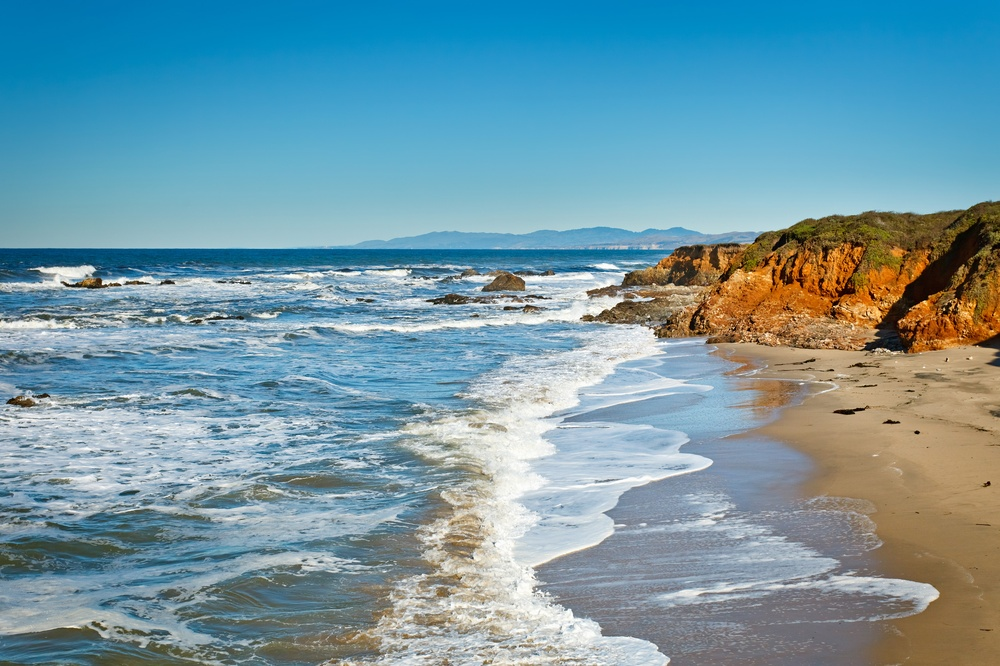
#> input picture data/Cliff_beach_BOEM_gov.jpg, 1000 x 666 px, shrunk from 2746 x 1830 before the run
$ jupyter execute image_compression_svd.ipynb
#> lines starting #> are read from the running program, lines starting #| are printed output that depends on the picture
# How few numbers does it take to keep a photo?

Compressing a photograph with the singular value decomposition (SVD): how much of the image survives when only the strongest components are kept?

**Authors:** Ido Shalom, Daniel Rodan

## The photo as a matrix, and how far it can be compressed

### Section A

[cell 1]
from PIL import Image

# Open the image file
image_path = 'data/Cliff_beach_BOEM_gov.jpg'
image = Image.open(image_path)
#> image is the input picture: PIL image 1000x666 RGB; mean R, G, B 115.2, 152.2, 164.4


# Get the dimensions of the image
width, height = image.size
#> width = 1000; height = 666

# Display the dimensions
print(f'Dimensions of the image: Width = {width} pixels, Height = {height} pixels')
#| Dimensions of the image: Width = 1000 pixels, Height = 666 pixels

**What are the dimensions of the image, and what does each dimension in the data matrix represent?**

- The "Height" dimension corresponds to the number of rows in the image (1,830), with each row representing a horizontal line of pixels from top to bottom.

- The "Width" dimension corresponds to the number of columns in the image (2,746), with each column representing a vertical line of pixels from left to right.

- A third dimension (3) represents the color channels of the image, typically corresponding to Red, Green, and Blue (RGB).

### Section B

[cell 2]
import numpy as np
import matplotlib.pyplot as plt
from sklearn.preprocessing import StandardScaler

# Convert the image to grayscale
gray_image = image.convert('L')
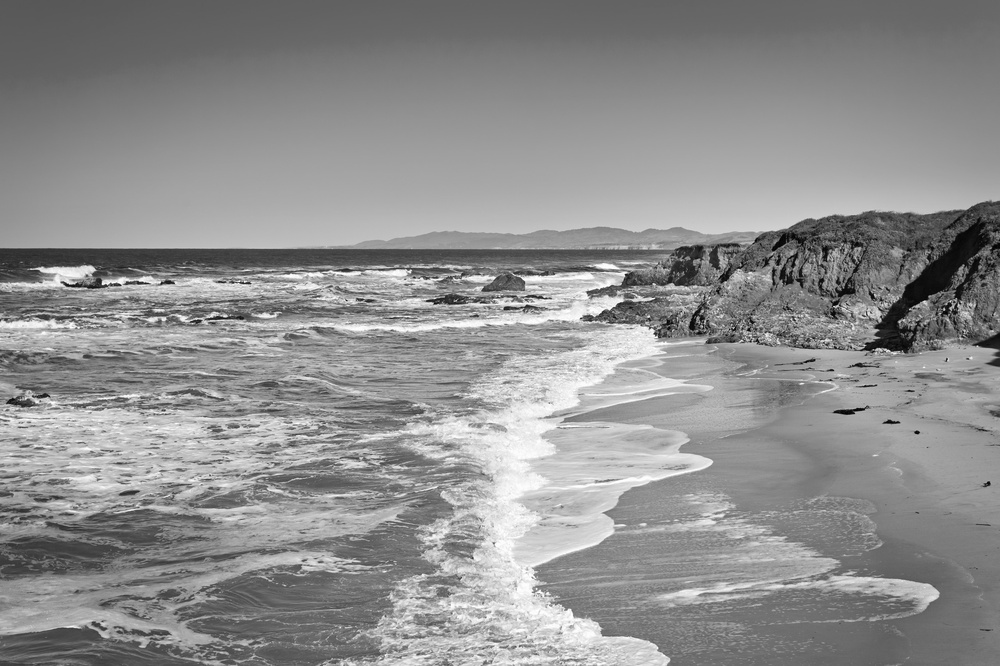
#> gray_image: PIL image 1000x666 L; min 1, max 255, mean 142.5

# Convert grayscale image to numpy array
gray_array = np.array(gray_image)

# Standardize the data
scaler = StandardScaler()
normalized_gray_array = scaler.fit_transform(gray_array)
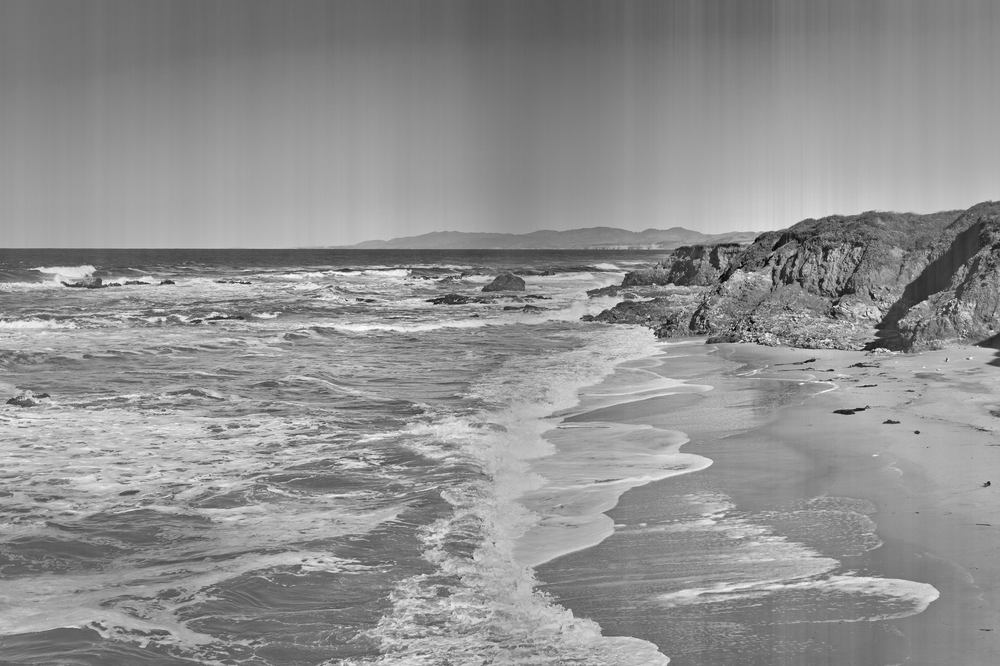
#> normalized_gray_array: shape (666, 1000) float64; min -4.47, max 3.41, mean -4.46e-17; drawn with min black and max white

# Convert normalized array back to image
normalized_gray_image = Image.fromarray(((normalized_gray_array - normalized_gray_array.min()) / (normalized_gray_array.max() - normalized_gray_array.min()) * 255).astype(np.uint8))

# Display the original grayscale image and the normalized grayscale image
fig, axes = plt.subplots(1, 2, figsize=(12, 6))

# Original grayscale image
axes[0].imshow(gray_image, cmap='gray')
axes[0].set_title('Original Grayscale Image')
axes[0].axis('off')

# Normalized grayscale image
axes[1].imshow(normalized_gray_image, cmap='gray')
axes[1].set_title('Normalized Grayscale Image')
axes[1].axis('off')

plt.show()
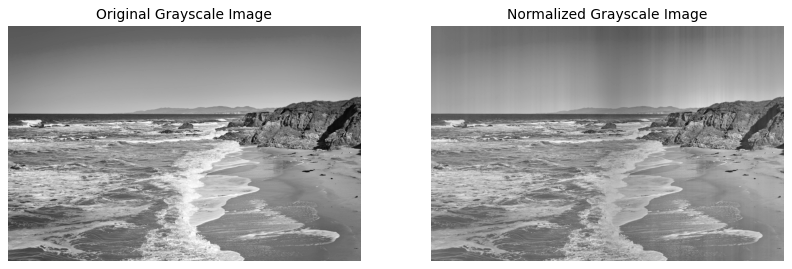
#> figure drawn by matplotlib, 2 panels

**Does the normalization change the quality of the image?**

It seems like the images does have some difference between them, the normalization did harm a bit to the quality of the image.

### Section C

[cell 3]
# Perform SVD on the normalized image
U, S, Vt = np.linalg.svd(normalized_gray_array, full_matrices=False)
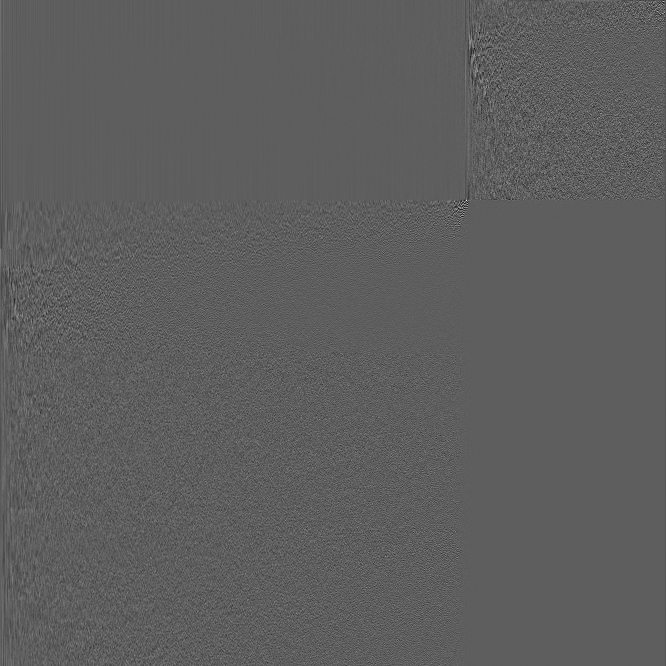
#> U: shape (666, 666) float64; min -0.433, max 0.737, mean -5.82e-05; drawn with min black and max white
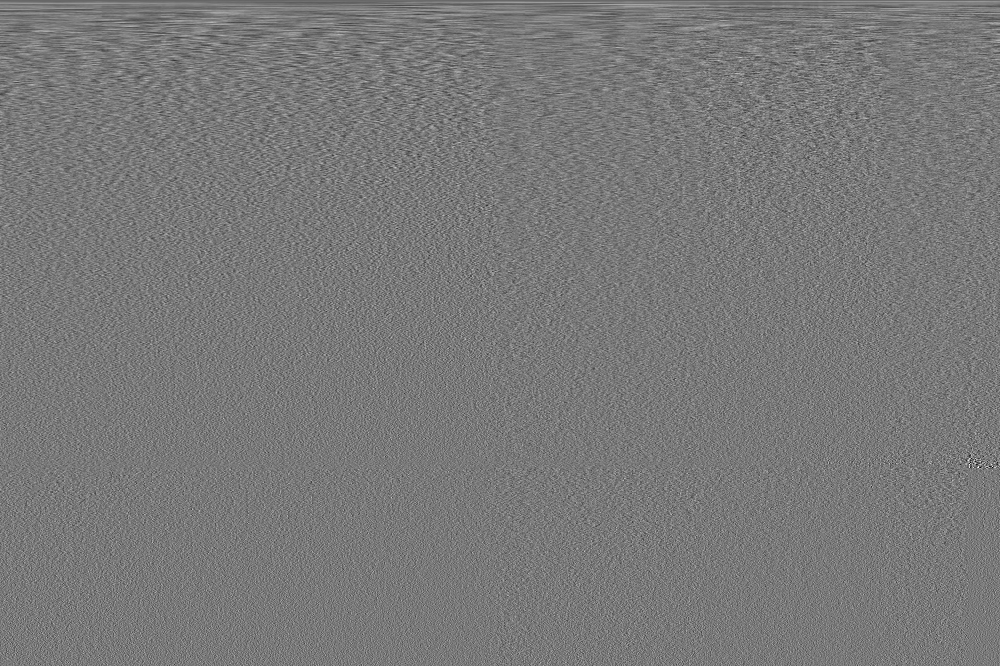
#> Vt: shape (666, 1000) float64; min -0.237, max 0.261, mean -4.59e-05; drawn with min black and max white
#> S = 666 values, max 458 at index 0, min 9.71e-14 at index 665, mean 12.62

# Number of singular values
num_singular_values = len(S)
#> num_singular_values = 666
print(f'Number of singular values: {num_singular_values}')
#| Number of singular values: 666

**Why do we get 1,830 singular values?**

As we learned in class, for any matrix A(m×n) we can perform an SVD that will give us:

A = U*Σ*Vᵀ

When:

- U(m×m)
- Σ(m×n)
- Vᵀ(n×n)

As we know, Σ(m×n) take the min between n,m to define the number of singular values and therefore is equal to m = 1,830.

[cell 4]
# Calculate the singular values percentage
singular_values_percentage = (S / S[0]) * 100
#> singular_values_percentage = 666 values, max 100 at index 0, min 2.12e-14 at index 665, mean 2.75

# Plot the singular values
plt.figure(figsize=(10, 6))
plt.bar(np.arange(len(S)) + 1, S, color='deeppink', alpha=0.5, width=2.5)

# Highlight singular values bigger than 1% of the first singular value
threshold = 1
green_indices = np.where(singular_values_percentage > threshold)[0]
#> green_indices = 347 values from 0 to 346
plt.bar(green_indices + 1, S[green_indices], color='lightgreen', alpha=0.7, width=2.5)

# Add a vertical dashed line to separate the singular values
plt.axvline(x=len(green_indices) + 1, color='black', linestyle='--')

# Add text on the dashed line
plt.text(len(green_indices) + 60, max(S), '<1%', ha='center', va='bottom', color='black', fontsize=12)

plt.xlabel('Index')
plt.ylabel('Singular Values')
plt.title('Singular Values In Decreasing Order')
plt.show()
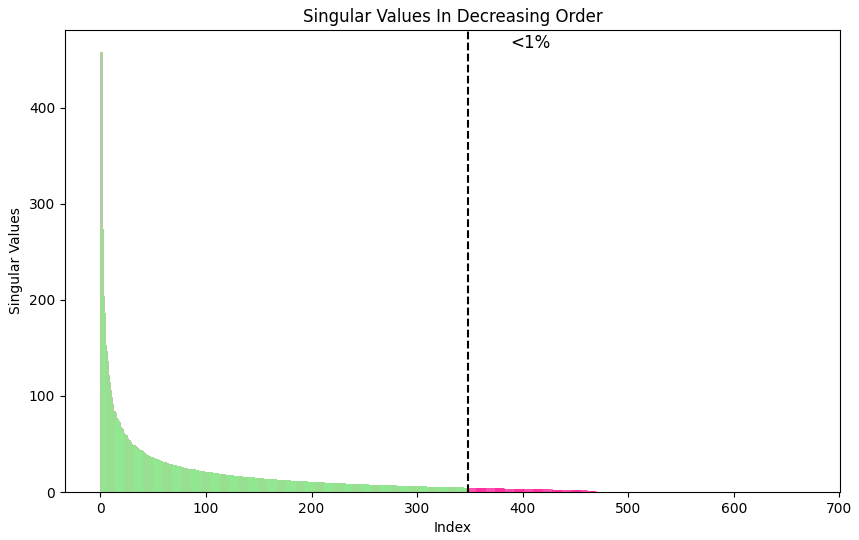
#> figure drawn by matplotlib, 1 panel; tallest bar 458 high, from x = -0.25 to 2.25; tallest bar 458 high, from x = -0.25 to 2.25

print(f"There are {len(green_indices)} singular values bigger than 1% of the first singular value (including the first)")
#| There are 347 singular values bigger than 1% of the first singular value (including the first)

### Section D

[cell 5]
import numpy as np
import matplotlib.pyplot as plt
import io
from PIL import Image

# Calculate the original size of the normalized image in bytes
original_size_bytes = normalized_gray_array.nbytes
#> original_size_bytes = 5328000
print(f'Original normalized image size: {original_size_bytes} bytes')
#| Original normalized image size: 5328000 bytes

# Number of PCs to use
pcs = [12, 24, 48, 96, len(green_indices)]
#> pcs = [12, 24, 48, 96, 347]

# Function to restore the image using a given number of principal components
def restore_image(U, S, Vt, num_pcs):
    U_reduced = U[:, :num_pcs]
    S_reduced = S[:num_pcs]
    Vt_reduced = Vt[:num_pcs, :]

    # Reconstruct the image
    restored_image = np.dot(U_reduced, np.dot(np.diag(S_reduced), Vt_reduced))

    # Normalize the restored image to fit in the 0-255 range
    restored_image_normalized = (restored_image - restored_image.min()) / (restored_image.max() - restored_image.min()) * 255

    return restored_image_normalized.astype(np.uint8)

# Function to calculate the compressed size of the image
def calc_compressed_size(image_array):
    with io.BytesIO() as output:
        Image.fromarray(image_array).save(output, format='PNG')
        return output.tell()

# Plot the restored images
fig, axes = plt.subplots(1, len(pcs), figsize=(20, 5))
fig.suptitle('Restored Images with Different Numbers of PCs', size=16)

for i, num_pcs in enumerate(pcs):
    restored_image = restore_image(U, S, Vt, num_pcs)
    restored_size_bytes = calc_compressed_size(restored_image)
    axes[i].imshow(restored_image, cmap='gray')
    axes[i].set_title(f'{num_pcs} PCs\n Size: {restored_size_bytes} bytes')
    axes[i].axis('off')
#> this loop made 5 passes
#> (num_pcs, restored_size_bytes) on passes 1 to 5: (12, 232852), (24, 245522), (48, 273592), (96, 299331), (347, 336513)
#> pass 1, in restore_image, `restored_image = np.dot(U_reduced, np.dot(np.diag(S_reduced), Vt_reduc..`:
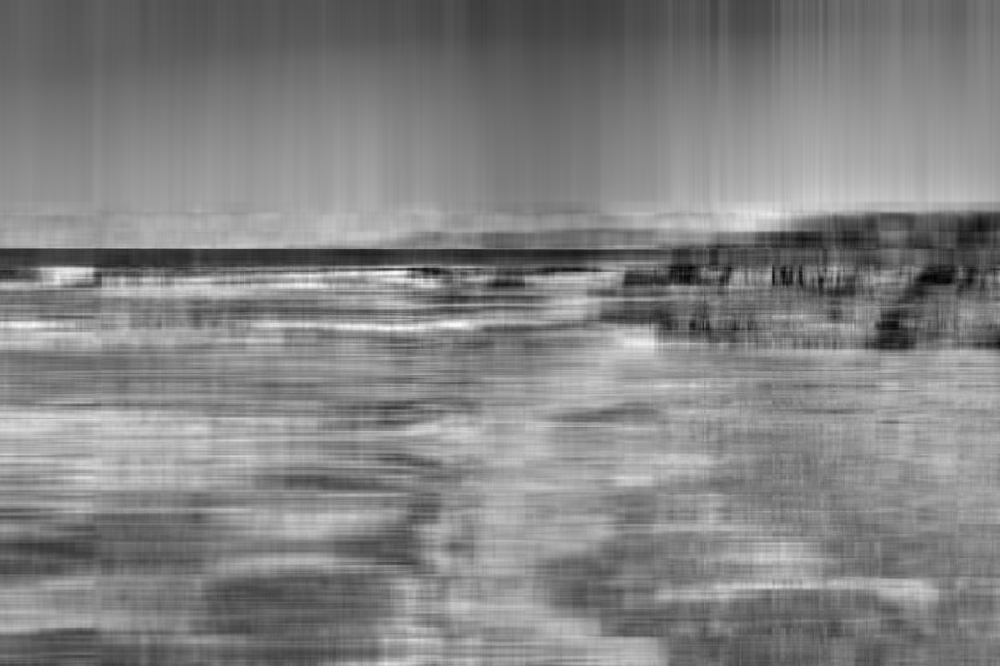
#> restored_image: shape (666, 1000) float64; min -3.31, max 3.15, mean -4.54e-17; drawn with min black and max white
#> pass 2, in restore_image (call 2), `U_reduced = U[:, :num_pcs]`:
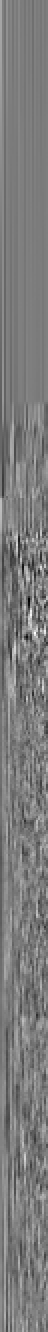
#> U_reduced: shape (666, 24) float64 (shown 2 times larger); min -0.236, max 0.248, mean 5.56e-19; drawn with min black and max white

plt.show()
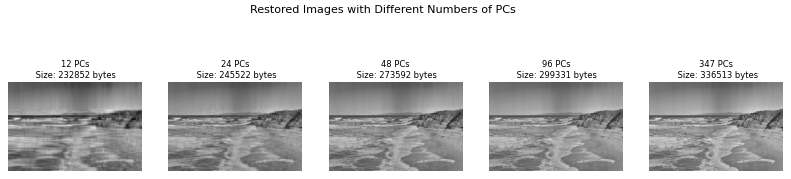
#> figure drawn by matplotlib, 5 panels
